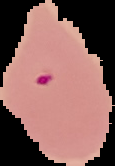
#> input picture data/raw/test/Abnormal/C101P62ThinF_IMG_20150918_151149_cell_68.png, 115 x 166 px
$ python -i feature_extractor.py   (imports and definitions only)   (older library calls are emulated)
#> lines starting #> are read from the running program, lines starting #| are printed output that depends on the picture; after the words box and inside, x2 and y2 are one past the last pixel; in counts of white or black regions, pixels touching at a corner belong together
### src/image_processing/segmentation.py
"""Single-cell morphological segmentation and boundary detection."""

from typing import Tuple, Optional
import cv2
import numpy as np


def compute_cell_mask(image_rgb: np.ndarray) -> np.ndarray:
    """Compute binary mask isolating the single cell from background using Otsu thresholding.

    Args:
        image_rgb: uint8 RGB image of shape (H, W, 3).

    Returns:
        Binary mask (uint8) of shape (H, W) where cell pixels are 255 and background is 0.
    """
    gray = cv2.cvtColor(image_rgb, cv2.COLOR_RGB2GRAY)
    blurred = cv2.GaussianBlur(gray, (5, 5), 0)
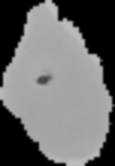
#> blurred: shape (166, 115); min 0, max 190, mean 106.8

    # In single-cell Giemsa-stained microscopy, cells are typically darker than background.
    # We apply Otsu's thresholding with inverted binary.
    _, thresh = cv2.threshold(blurred, 0, 255, cv2.THRESH_BINARY_INV + cv2.THRESH_OTSU)
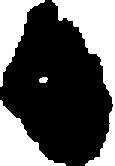
#> thresh: shape (166, 115); 36.6% white; 4 white regions, box (x1, y1, x2, y2) and area: (52, 0, 115, 166) 3478, (0, 100, 66, 166) 1876, (0, 0, 45, 87) 1592, (39, 77, 48, 83) 44

    # Morphological operations to close internal holes and remove spurious background specs
    kernel = cv2.getStructuringElement(cv2.MORPH_ELLIPSE, (5, 5))
    cleaned = cv2.morphologyEx(thresh, cv2.MORPH_CLOSE, kernel, iterations=2)
#> cleaned: shape (166, 115); 36.9% white; 4 white regions, box (x1, y1, x2, y2) and area: (49, 0, 115, 166) 3515, (0, 100, 66, 166) 1890, (0, 0, 48, 87) 1602, (39, 77, 48, 83) 44
    cleaned = cv2.morphologyEx(cleaned, cv2.MORPH_OPEN, kernel, iterations=1)
#> cleaned: shape (166, 115); 36.9% white; 4 white regions, box (x1, y1, x2, y2) and area: (51, 0, 115, 166) 3511, (0, 100, 66, 166) 1888, (0, 0, 46, 87) 1599, (39, 77, 47, 83) 38

    # Keep only the largest connected component (the primary single cell)
    num_labels, labels, stats, _ = cv2.connectedComponentsWithStats(cleaned)
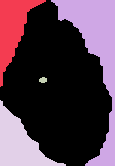
#> labels: shape (166, 115) int32; 5 distinct labels, from 0 to 4; one colour per label, 0 black
#> num_labels = 5; stats = [[0, 0, 112, 166, 12054], [0, 0, 46, 87, 1599], [51, 0, 64, 166, 3511], [39, 77, 8, 6, 38], [0, 100, 66, 66, 1888]]
    if num_labels <= 1:
        return cleaned

    # Label 0 is background; find component with max area >= 1
    areas = stats[1:, cv2.CC_STAT_AREA]
#> areas = [1599, 3511, 38, 1888]
    max_label = 1 + int(np.argmax(areas))
#> max_label = 2
    cell_mask = np.where(labels == max_label, 255, 0).astype(np.uint8)
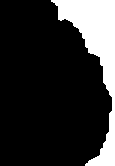
#> cell_mask: shape (166, 115); 18.4% white; 1 white region

    # Fill internal holes of the primary cell
    contours, _ = cv2.findContours(cell_mask, cv2.RETR_EXTERNAL, cv2.CHAIN_APPROX_SIMPLE)
#> contours = 1 contour; box (x1, y1, x2, y2) and area: (51, 0, 115, 166) 3282
    if contours:
        cv2.drawContours(cell_mask, contours, -1, 255, thickness=cv2.FILLED)

    return cell_mask


# [33 lines left out: function segment_cell, not called in this run]

### src/image_processing/feature_extractor.py
"""Extraction of morphological, shape, intensity, and texture features from cell images."""

from typing import Dict, Any, List
import cv2
import numpy as np
from .segmentation import compute_cell_mask


def extract_image_features(image_rgb: np.ndarray, mask: np.ndarray = None) -> Dict[str, float]:
    """Extract quantitative morphological, shape, intensity, and texture features from a cell image.

    Args:
        image_rgb: uint8 RGB image of shape (H, W, 3).
        mask: Optional precomputed binary cell mask. If None, it will be computed.

    Returns:
        Dictionary of extracted biophysical image features.
    """
    if mask is None:
        mask = compute_cell_mask(image_rgb)

    contours, _ = cv2.findContours(mask, cv2.RETR_EXTERNAL, cv2.CHAIN_APPROX_SIMPLE)

    # Defaults in case of empty mask
    area = 0.0
    perimeter = 0.0
    circularity = 0.0
    aspect_ratio = 1.0
    extent = 0.0
    solidity = 0.0
    equivalent_diameter = 0.0

    if contours:
        cnt = max(contours, key=cv2.contourArea)
#> cnt = contour of 93 points, box (x1, y1, x2, y2) (51, 0, 115, 166), area 3282
        area = float(cv2.contourArea(cnt))
#> area = 3282
        perimeter = float(cv2.arcLength(cnt, True))
#> perimeter = 480

        if perimeter > 0:
            circularity = float((4.0 * np.pi * area) / (perimeter ** 2))
#> circularity = 0.179
            circularity = min(1.0, max(0.0, circularity))

        x, y, w, h = cv2.boundingRect(cnt)
#> x = 51; y = 0; w = 64; h = 166
        if h > 0:
            aspect_ratio = float(w) / float(h)
#> aspect_ratio = 0.386

        rect_area = float(w * h)
#> rect_area = 10624
        if rect_area > 0:
            extent = area / rect_area
#> extent = 0.309

        hull = cv2.convexHull(cnt)
#> hull = [[114, 0], [114, 165], [85, 165], [51, 1], [51, 0]]
        hull_area = float(cv2.contourArea(hull))
#> hull_area = 7607
        if hull_area > 0:
            solidity = area / hull_area
#> solidity = 0.431

        equivalent_diameter = float(np.sqrt(4.0 * area / np.pi))
#> equivalent_diameter = 64.64

    # Masked intensity statistics
    cell_pixels = image_rgb[mask > 0]
    if len(cell_pixels) == 0:
        cell_pixels = image_rgb.reshape(-1, 3)

    mean_r = float(np.mean(cell_pixels[:, 0]))
#> mean_r = 2.7
    mean_g = float(np.mean(cell_pixels[:, 1]))
#> mean_g = 2.09
    mean_b = float(np.mean(cell_pixels[:, 2]))
#> mean_b = 1.9
    std_r = float(np.std(cell_pixels[:, 0]))
#> std_r = 24.28
    std_g = float(np.std(cell_pixels[:, 1]))
#> std_g = 18.78
    std_b = float(np.std(cell_pixels[:, 2]))
#> std_b = 17.04

    gray = cv2.cvtColor(image_rgb, cv2.COLOR_RGB2GRAY)
    gray_cell_pixels = gray[mask > 0]
#> gray_cell_pixels = 3511 values, max 189 at index 1115, min 0 at index 1, mean 2.25
    if len(gray_cell_pixels) == 0:
        gray_cell_pixels = gray.flatten()

    mean_intensity = float(np.mean(gray_cell_pixels))
#> mean_intensity = 2.25
    std_intensity = float(np.std(gray_cell_pixels))
#> std_intensity = 20.22

    # Texture approximation using Laplacian variance (sharpness/structural texture)
    laplacian = cv2.Laplacian(gray, cv2.CV_64F)
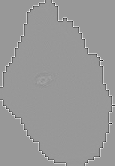
#> laplacian: shape (166, 115) float64; min -562, max 377, mean 0; drawn with min black and max white
    texture_variance = float(laplacian.var())
#> texture_variance = 2270.8

    # Gradient magnitude (local edge contrast)
    sobelx = cv2.Sobel(gray, cv2.CV_64F, 1, 0, ksize=3)
    sobely = cv2.Sobel(gray, cv2.CV_64F, 0, 1, ksize=3)
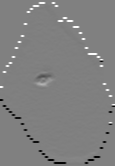
#> sobely: shape (166, 115) float64; min -761, max 755, mean 0.9; drawn with min black and max white
    grad_mag = np.sqrt(sobelx**2 + sobely**2)
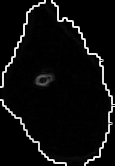
#> grad_mag: shape (166, 115) float64; min 0, max 800.5, mean 42.4; drawn with min black and max white
    mean_gradient = float(np.mean(grad_mag))
#> mean_gradient = 42.39

    return {
        "cell_area": round(area, 2),
        "cell_perimeter": round(perimeter, 2),
        "circularity": round(circularity, 4),
        "aspect_ratio": round(aspect_ratio, 4),
        "extent": round(extent, 4),
        "solidity": round(solidity, 4),
        "equivalent_diameter": round(equivalent_diameter, 2),
        "mean_intensity": round(mean_intensity, 2),
        "std_intensity": round(std_intensity, 2),
        "mean_r": round(mean_r, 2),
        "mean_g": round(mean_g, 2),
        "mean_b": round(mean_b, 2),
        "std_r": round(std_r, 2),
        "std_g": round(std_g, 2),
        "std_b": round(std_b, 2),
        "texture_variance": round(texture_variance, 2),
        "mean_gradient": round(mean_gradient, 2),
    }


def get_feature_names() -> List[str]:
    """Return ordered list of morphological/image feature keys."""
    return [
        "cell_area",
        "cell_perimeter",
        "circularity",
        "aspect_ratio",
        "extent",
        "solidity",
        "equivalent_diameter",
        "mean_intensity",
        "std_intensity",
        "mean_r",
        "mean_g",
        "mean_b",
        "std_r",
        "std_g",
        "std_b",
        "texture_variance",
        "mean_gradient",
    ]

>>> import cv2
>>> picture = cv2.cvtColor(cv2.imread('../../data/raw/test/Abnormal/C101P62ThinF_IMG_20150918_151149_cell_68.png'), cv2.COLOR_BGR2RGB)
>>> result = extract_image_features(picture)
#> result = 17 items

$ run again, on data/raw/test/Abnormal/C101P62ThinF_IMG_20150918_151335_cell_70.png
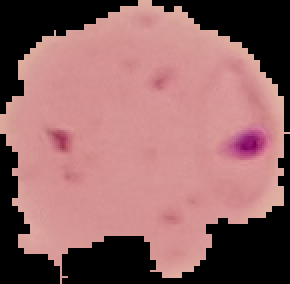
#> input picture data/raw/test/Abnormal/C101P62ThinF_IMG_20150918_151335_cell_70.png, 145 x 142 px (shown 2 times larger)
#> thresh: shape (142, 145); 31% white; 3 white regions, box (x1, y1, x2, y2) and area: (0, 0, 145, 142) 5005, (0, 0, 69, 57) 1326, (120, 68, 129, 76) 59
#> in compute_cell_mask, `num_labels, labels, stats, _ = cv2.connectedComponentsWithStats(cleaned)`:
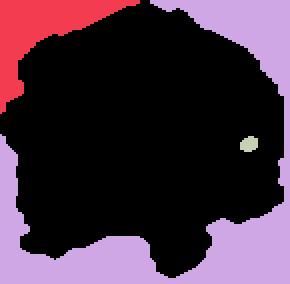
#> labels: shape (142, 145) int32 (shown 2 times larger); 4 distinct labels, from 0 to 3; one colour per label, 0 black
#> num_labels = 4; stats = [[0, 0, 142, 139, 14068], [0, 0, 70, 57, 1350], [0, 0, 145, 142, 5115], [120, 68, 9, 8, 57]]
#> areas = [1350, 5115, 57]
#> max_label = 2
#> cell_mask: shape (142, 145); 24.8% white; 1 white region
#> in compute_cell_mask, `contours, _ = cv2.findContours(cell_mask, cv2.RETR_EXTERNAL, cv2.CHAIN..`: contours = 1 contour; box (x1, y1, x2, y2) and area: (0, 0, 145, 142) 4722
#> cnt = contour of 212 points, box (x1, y1, x2, y2) (0, 0, 145, 142), area 4722
#> area = 4721.5
#> perimeter = 836.8
#> circularity = 0.0847
#> x = 0; w = 145; h = 142
#> aspect_ratio = 1.02
#> rect_area = 20590
#> extent = 0.229
#> hull = [[144, 0], [144, 141], [0, 141], [0, 67], [75, 0]]
#> hull_area = 17791.5
#> solidity = 0.265
#> equivalent_diameter = 77.53
#> mean_r = 6.32
#> mean_g = 4.72
#> mean_b = 4.5
#> std_r = 36.59
#> std_g = 27.36
#> std_b = 26.08
#> gray_cell_pixels = 5115 values, max 189 at index 1981, min 0 at index 1, mean 5.17
#> mean_intensity = 5.17
#> std_intensity = 29.98
#> texture_variance = 2650.3
#> in extract_image_features, `grad_mag = np.sqrt(sobelx**2 + sobely**2)`:
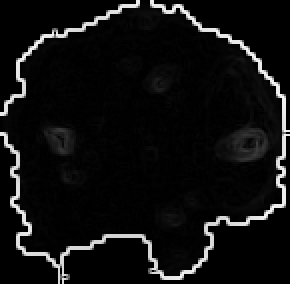
#> grad_mag: shape (142, 145) float64 (shown 2 times larger); min 0, max 808.9, mean 50.2; drawn with min black and max white
#> mean_gradient = 50.23
#> result = 17 items

$ run again, on data/raw/test/Abnormal/C116P77ThinF_IMG_20150930_171219_cell_107.png
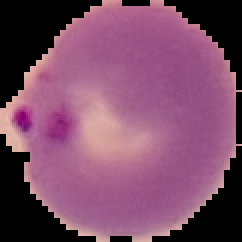
#> input picture data/raw/test/Abnormal/C116P77ThinF_IMG_20150930_171219_cell_107.png, 121 x 121 px (shown 2 times larger)
#> thresh: shape (121, 121); 26.9% white; 6 white regions (1 under 20 px), largest, box (x1, y1, x2, y2) and area: (76, 0, 121, 121) 1576, (0, 0, 51, 54) 1253, (0, 67, 48, 121) 1026, (61, 0, 75, 3) 40, (55, 118, 66, 121) 31
#> in compute_cell_mask, `num_labels, labels, stats, _ = cv2.connectedComponentsWithStats(cleaned)`:
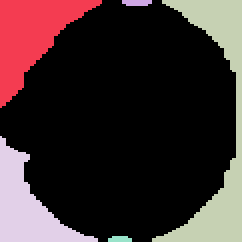
#> labels: shape (121, 121) int32 (shown 2 times larger); 6 distinct labels, from 0 to 5; one colour per label, 0 black
#> num_labels = 6; stats = [[0, 0, 118, 121, 10669], [0, 0, 51, 54, 1261], [61, 0, 15, 3, 41], [76, 0, 45, 121, 1601], [0, 68, 49, 53, 1037], [54, 118, 12, 3, 32]]
#> areas = [1261, 41, 1601, 1037, 32]
#> max_label = 3
#> cell_mask: shape (121, 121); 10.9% white; 1 white region
#> in compute_cell_mask, `contours, _ = cv2.findContours(cell_mask, cv2.RETR_EXTERNAL, cv2.CHAIN..`: contours = 1 contour; box (x1, y1, x2, y2) and area: (76, 0, 121, 121) 1422
#> cnt = contour of 98 points, box (x1, y1, x2, y2) (76, 0, 121, 121), area 1422
#> area = 1422
#> perimeter = 375.1
#> circularity = 0.127
#> x = 76; y = 0; w = 45; h = 121
#> aspect_ratio = 0.372
#> rect_area = 5445
#> extent = 0.261
#> hull = [[120, 0], [120, 120], [76, 120], [76, 119], [81, 0]]
#> hull_area = 4982.5
#> solidity = 0.285
#> equivalent_diameter = 42.55
#> cell_pixels = 1601 rows, first 8: [213, 151, 154], [0, 0, 0], [0, 0, 0], [0, 0, 0], [0, 0, 0], [0, 0, 0], [0, 0, 0], [0, 0, 0]
#> mean_r = 3.08
#> mean_g = 2.25
#> mean_b = 2.31
#> std_r = 24.98
#> std_g = 18.39
#> std_b = 18.79
#> gray_cell_pixels = 1601 values, max 187 at index 1431, min 0 at index 1, mean 2.51
#> mean_intensity = 2.51
#> std_intensity = 20.39
#> texture_variance = 2190
#> in extract_image_features, `grad_mag = np.sqrt(sobelx**2 + sobely**2)`:
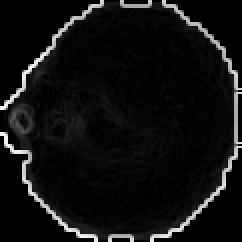
#> grad_mag: shape (121, 121) float64 (shown 2 times larger); min 0, max 801.9, mean 51.9; drawn with min black and max white
#> mean_gradient = 51.91
#> result = 17 items

$ run again, on data/raw/test/Abnormal/C116P77ThinF_IMG_20150930_171219_cell_113.png
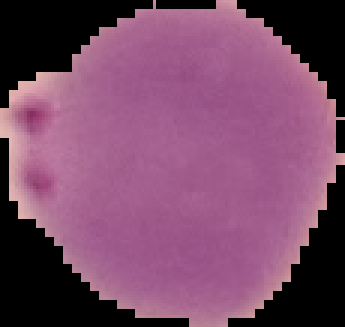
#> input picture data/raw/test/Abnormal/C116P77ThinF_IMG_20150930_171219_cell_113.png, 115 x 109 px (shown 3 times larger)
#> thresh: shape (109, 115); 28.2% white; 4 white regions, box (x1, y1, x2, y2) and area: (0, 46, 63, 109) 1127, (0, 0, 72, 36) 940, (76, 55, 115, 109) 808, (79, 0, 115, 51) 660
#> labels: shape (109, 115) int32; 5 distinct labels, from 0 to 4
#> num_labels = 5; stats = [[0, 0, 115, 109, 8960], [0, 0, 73, 36, 956], [78, 0, 37, 51, 669], [0, 47, 63, 62, 1140], [76, 55, 39, 54, 810]]
#> areas = [956, 669, 1140, 810]
#> max_label = 3
#> cell_mask: shape (109, 115); 9.1% white; 1 white region
#> in compute_cell_mask, `contours, _ = cv2.findContours(cell_mask, cv2.RETR_EXTERNAL, cv2.CHAIN..`: contours = 1 contour; box (x1, y1, x2, y2) and area: (0, 47, 63, 109) 1031
#> cnt = contour of 63 points, box (x1, y1, x2, y2) (0, 47, 63, 109), area 1031
#> area = 1031
#> perimeter = 228.4
#> circularity = 0.248
#> x = 0; y = 47; w = 63; h = 62
#> aspect_ratio = 1.02
#> rect_area = 3906
#> extent = 0.264
#> hull = [[2, 48], [62, 107], [62, 108], [0, 108], [0, 47]]
#> hull_area = 1951
#> solidity = 0.528
#> equivalent_diameter = 36.23
#> cell_pixels = 1140 rows, first 8: [0, 0, 0], [0, 0, 0], [0, 0, 0], [0, 0, 0], [0, 0, 0], [0, 0, 0], [0, 0, 0], [0, 0, 0]
#> mean_r = 2.73
#> mean_g = 2.04
#> mean_b = 2.19
#> std_r = 22.94
#> std_g = 17.24
#> std_b = 18.36
#> gray_cell_pixels = 1140 values, max 193 at index 93, min 0 at index 0, mean 2.26
#> mean_intensity = 2.26
#> std_intensity = 19.06
#> texture_variance = 2170.9
#> in extract_image_features, `grad_mag = np.sqrt(sobelx**2 + sobely**2)`:
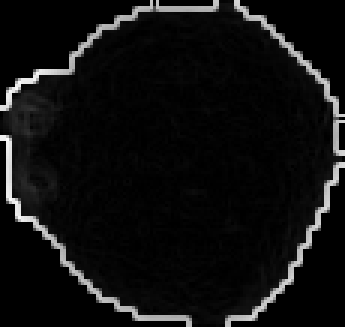
#> grad_mag: shape (109, 115) float64 (shown 3 times larger); min 0, max 820.3, mean 49.7; drawn with min black and max white
#> mean_gradient = 49.71
#> result = 17 items
